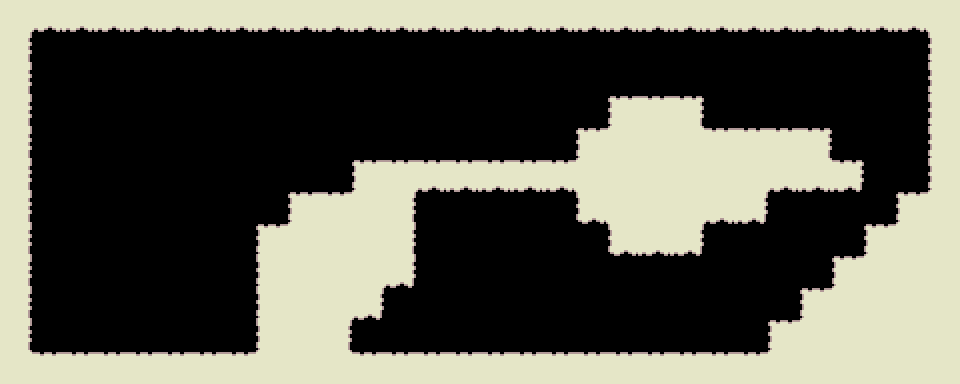

This is a level from a 2D game, rendered from its Tiled map with the project's own tilesets. A one-line summary and the map file follow, with tile-layer data summarised:
An orthogonal 30x12 tile map with 32x32 px tiles, 1 tile layer (Camada de Tiles 1) and 33 objects (5x Clock, 5x Spawn).

<map version="1.0" orientation="orthogonal" width="30" height="12" tilewidth="32" tileheight="32">
 <tileset firstgid="1" name="pickleTile" tilewidth="32" tileheight="32">
  <image source="pickleTile.png" width="512" height="32" />
 </tileset>
 <objectgroup name="collision" width="30" height="12">
  <object x="32" y="0" width="1216" height="32" />
  <object x="928" y="0" width="32" height="384" />
  <object x="0" y="0" width="32" height="384" />
  <object x="608" y="96" width="96" height="160" />
  <object x="704" y="128" width="128" height="64" />
  <object x="832" y="160" width="32" height="32" />
  <object x="704" y="192" width="64" height="32" />
  <object x="896" y="192" width="32" height="192" />
  <object x="864" y="224" width="32" height="160" />
  <object x="832" y="256" width="32" height="128" />
  <object x="800" y="288" width="32" height="96" />
  <object x="768" y="320" width="32" height="64" />
  <object x="32" y="352" width="224" height="32" />
  <object x="352" y="352" width="416" height="32" />
  <object x="256" y="224" width="96" height="160" />
  <object x="288" y="192" width="128" height="32" />
  <object x="352" y="160" width="256" height="32" />
  <object x="576" y="128" width="32" height="32" />
  <object x="576" y="192" width="32" height="32" />
  <object x="352" y="224" width="64" height="64" />
  <object x="352" y="288" width="32" height="32" />
 </objectgroup>
 <objectgroup name="Player start" width="30" height="12">
  <object x="496" y="304">
   <ellipse />
  </object>
 </objectgroup>
 <layer name="Camada de Tiles 1" width="30" height="12">
  <data>[360 cells, 152 non-empty, 11 distinct tile ids]</data>
 </layer>
 <objectgroup name="Objects" width="30" height="12">
  <object name="Clock" x="368" y="336">
   <properties>
    <property name="type" value="clock" />
   </properties>
  </object>
  <object name="Spawn" x="432" y="240">
   <properties>
    <property name="enemy" value="cup" />
    <property name="interval" value="2" />
    <property name="maximum" value="4" />
    <property name="type" value="spawn" />
   </properties>
  </object>
  <object name="Spawn" x="656" y="272">
   <properties>
    <property name="enemy" value="sheep" />
    <property name="interval" value="3" />
    <property name="maximum" value="2" />
    <property name="type" value="spawn" />
   </properties>
  </object>
  <object name="Clock" x="816" y="272">
   <properties>
    <property name="type" value="clock" />
   </properties>
  </object>
  <object name="Spawn" x="752" y="112">
   <properties>
    <property name="enemy" value="pillow" />
    <property name="interval" value="1" />
    <property name="maximum" value="1" />
    <property name="type" value="spawn" />
   </properties>
  </object>
  <object name="Clock" x="720" y="112">
   <properties>
    <property name="type" value="clock" />
   </properties>
  </object>
  <object name="Spawn" x="144" y="304">
   <properties>
    <property name="enemy" value="pillow" />
    <property name="interval" value="3" />
    <property name="maximum" value="6" />
    <property name="type" value="spawn" />
   </properties>
  </object>
  <object name="Clock" x="80" y="336">
   <properties>
    <property name="type" value="clock" />
   </properties>
  </object>
  <object name="Clock" x="432" y="144">
   <properties>
    <property name="type" value="clock" />
   </properties>
  </object>
  <object name="Spawn" x="400" y="144">
   <properties>
    <property name="enemy" value="cup" />
    <property name="interval" value="0.5" />
    <property name="maximum" value="2" />
    <property name="type" value="spawn" />
   </properties>
  </object>
 </objectgroup>
 <objectgroup name="enemyCol" width="30" height="12">
  <object x="832" y="32" width="32" height="96" />
 </objectgroup>
</map>
